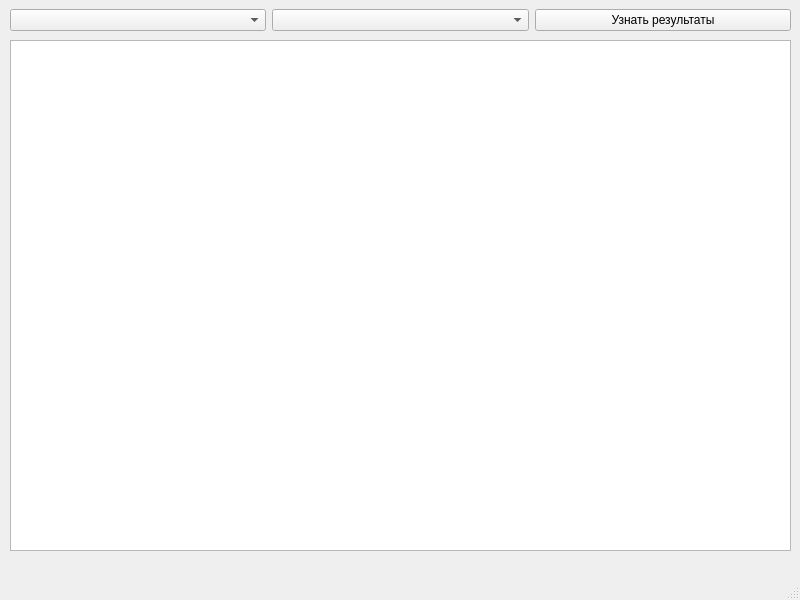
<?xml version="1.0" encoding="UTF-8"?>
<ui version="4.0">
 <class>MainWindow</class>
 <widget class="QMainWindow" name="MainWindow">
  <property name="geometry">
   <rect>
    <x>0</x>
    <y>0</y>
    <width>800</width>
    <height>600</height>
   </rect>
  </property>
  <property name="windowTitle">
   <string>MainWindow</string>
  </property>
  <widget class="QWidget" name="centralwidget">
   <widget class="QWidget" name="horizontalLayoutWidget">
    <property name="geometry">
     <rect>
      <x>10</x>
      <y>0</y>
      <width>781</width>
      <height>41</height>
     </rect>
    </property>
    <layout class="QHBoxLayout" name="horizontalLayout">
     <item>
      <widget class="QComboBox" name="school"/>
     </item>
     <item>
      <widget class="QComboBox" name="klass"/>
     </item>
     <item>
      <widget class="QPushButton" name="btn">
       <property name="text">
        <string>Узнать результаты</string>
       </property>
      </widget>
     </item>
    </layout>
   </widget>
   <widget class="QTableWidget" name="table">
    <property name="geometry">
     <rect>
      <x>10</x>
      <y>40</y>
      <width>781</width>
      <height>511</height>
     </rect>
    </property>
   </widget>
  </widget>
  <widget class="QMenuBar" name="menubar">
   <property name="geometry">
    <rect>
     <x>0</x>
     <y>0</y>
     <width>800</width>
     <height>21</height>
    </rect>
   </property>
  </widget>
  <widget class="QStatusBar" name="statusbar"/>
 </widget>
 <resources/>
 <connections/>
</ui>
